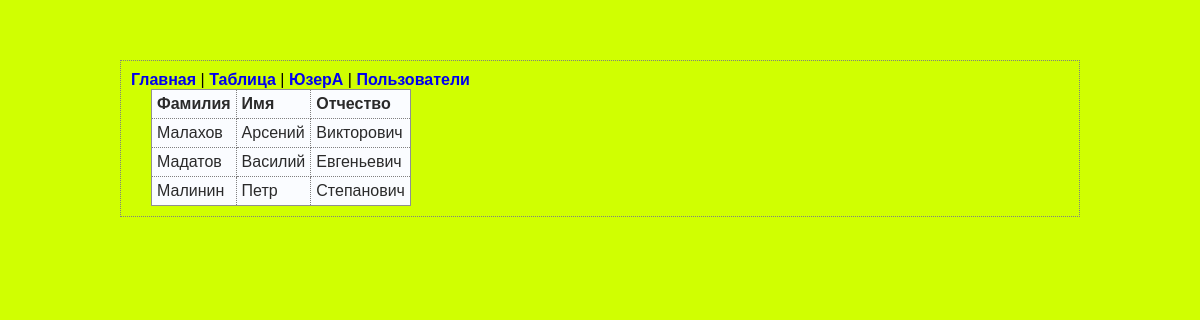
Screenshot of /table with the database file from the repository.
### app.py (models this page shows, shortened)
class UsersModel(db.Model):
    __tablename__ = 'users'
    id = db.Column(db.Integer, primary_key=True)
    login = db.Column(db.String(32))
    last_name = db.Column(db.String(32))
    name = db.Column(db.String(32))
    surname = db.Column(db.String(32))
    birth_date = db.Column(db.String(32))
    phone = db.Column(db.String(32))

### app.py (the view)
@app.route("/table")
def table():
    entities = list()
    res = UsersModel.query.all()
    for row in res:
        entities.append({'last_name': row.last_name,
                         'name': row.name,
                         'surname': row.surname})
    return render_template('table.html', entities=entities)

### templates/table.html (shortened to what this page needs)
{% extends 'base.html' %}
{% block content %}
<table border="1" cellspacing="0">
    <tr>
        <th>Фамилия</th>
        <th>Имя</th>
        <th>Отчество</th>
    </tr>
    {% for item in entities %}
    <tr>
        <td>{{ item.last_name }}</td>
        <td>{{ item.name }}</td>
        <td>{{ item.surname }}</td>
    </tr>
    {% endfor %}
</table>
{% endblock %}

### static/css/style.css (style rules this page uses)
body { font-family: Verdana, Geneva, Arial, sans-serif; font-size: medium; background-color: rgb(208, 255, 1); margin-top: 5%; margin-bottom: 5%; margin-left: 10%; margin-right: 10%; border: 1px dotted gray; padding: 10px 10px 10px 10px; }
table { margin-left: 20px; margin-right: 20px; caption-side: bottom; border-collapse: collapse; }
td, th { padding: 5px; text-align: left; }
table { font-size: 1em; background-color: #fafcff; border: 1px solid #909090; color: #2a2a2a; padding: 5px 5px 2px; border-collapse: collapse; }
td, th { border: thin dotted gray; }

### rows the page displays
UsersModel: last_name "Малахов", name "Арсений", surname "Викторович"
UsersModel: last_name "Мадатов", name "Василий", surname "Евгеньевич"
UsersModel: last_name "Малинин", name "Петр", surname "Степанович"
